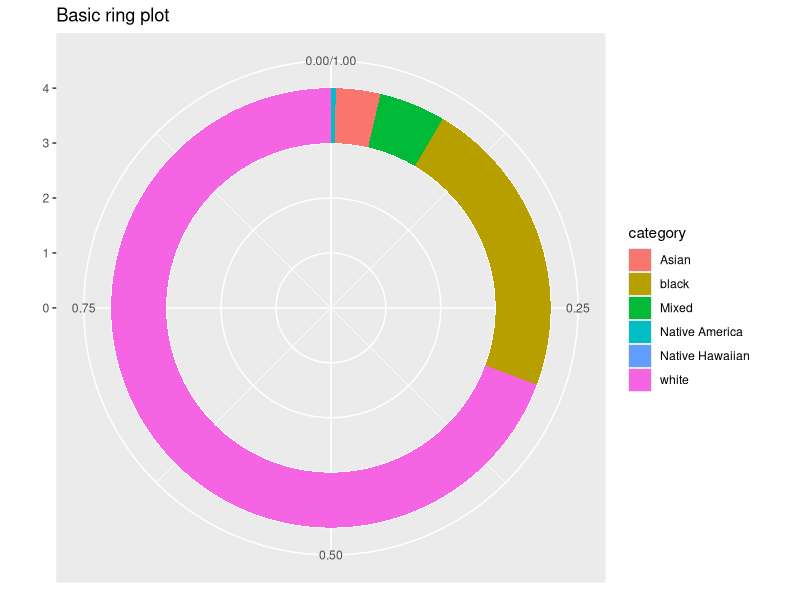
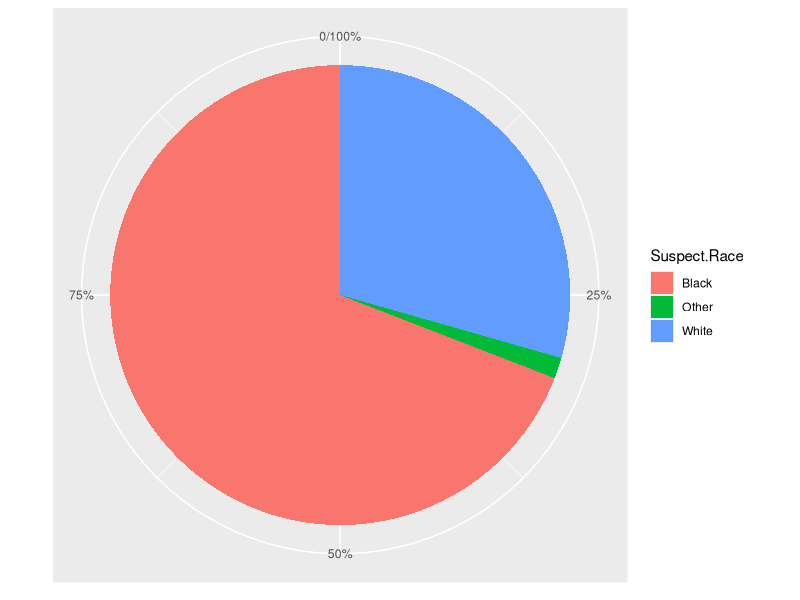
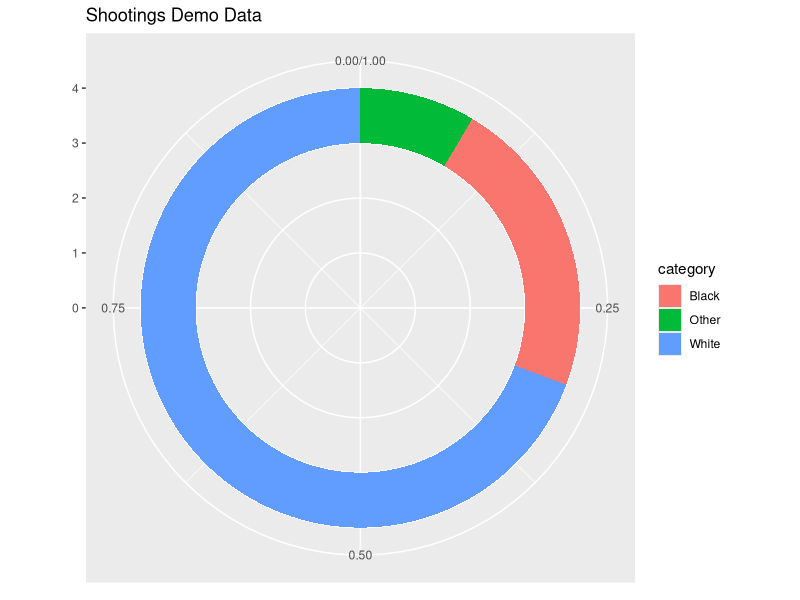
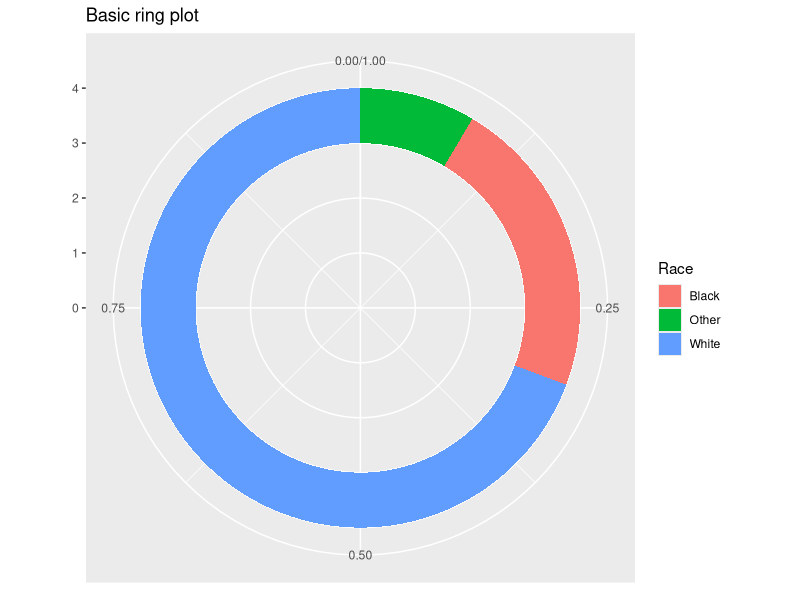
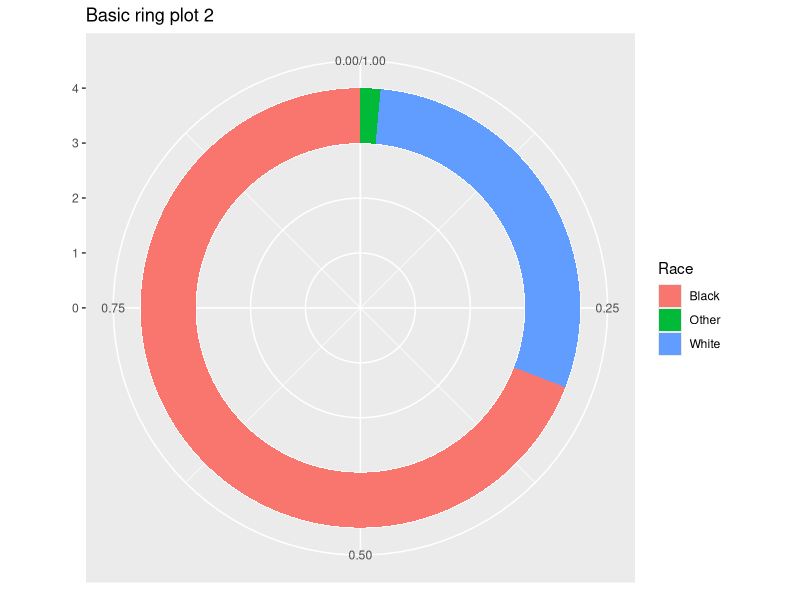
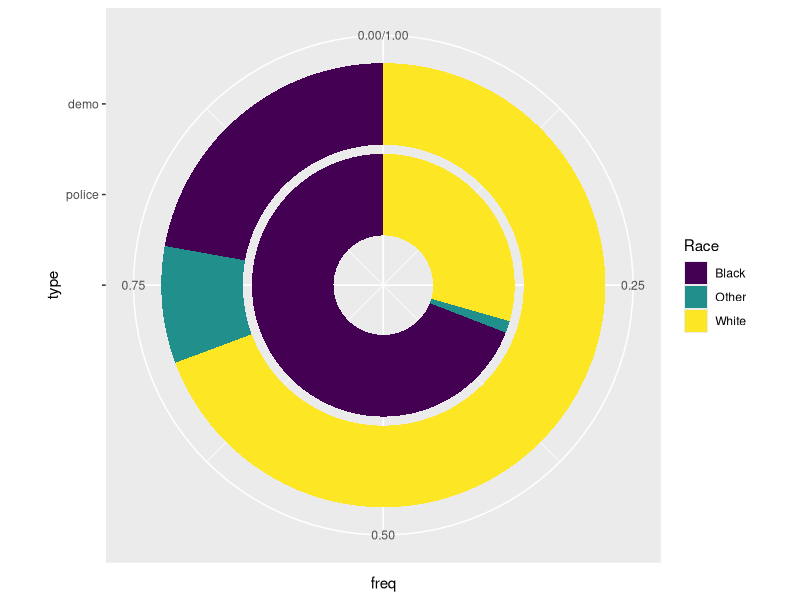

Write the R code that produced these figures, in order.
#libraries
library(ggplot2)
library(here)
library(dplyr)
library(tidyr)
library(tidyverse)

#loading files
DemoData_UOF<-read.csv(file=here('clean data/orlando/Orlando City DemoData UOF.csv'), stringsAsFactors = FALSE)
DemoData_Shootings<-read.csv(file=here('clean data/orlando/Orlando City DemoData Shootings.csv'), stringsAsFactors = FALSE)
Shootings<-read.csv(file=here('clean data/orlando/shooting (cleaned).csv'), stringsAsFactors = FALSE)

#demodata pie chart as practice
Demodata = data.frame(count=c(192770,61670,957,9084,50,13574), category=c("white","black", "Native America","Asian","Native Hawaiian","Mixed"))

  
Demodata$fraction = Demodata$count / sum(Demodata$count)
Demodata = Demodata[order(Demodata$fraction), ]
Demodata$ymax = cumsum(Demodata$fraction)
Demodata$ymin = c(0, head(Demodata$ymax, n=-1))


ggplot(Demodata, aes(fill=category, ymax=ymax, ymin=ymin, xmax=4, xmin=3)) +
  geom_rect() +
  coord_polar(theta="y") +
  xlim(c(0, 4)) +
  labs(title="Basic ring plot")

##Shootings data doughnut chart practice
#separating rows so there is only one offender per row
Shootings_Offenders<- Shootings %>% separate_rows(Suspect.Race, Suspect.Gender, Suspect.Hit, Fatal, sep= ",")


ggplot(data = as.data.frame(na.omit(Shootings_Offenders$Suspect.Race, na.rm = TRUE))) + 
       aes(x = factor(1),fill = factor(na.omit(Shootings_Offenders$Suspect.Race))) + 
  geom_bar(stat = "count") +
 scale_y_continuous(breaks = seq(0,length(na.omit(Shootings_Offenders$Suspect.Race)),length(na.omit(Shootings_Offenders$Suspect.Race))/4), labels = c("0", "25%", "50%", "75%", "100%")) + 
  coord_polar(theta='y') +
  theme(axis.text.y = element_blank(), 
        axis.title.y = element_blank(), 
        axis.ticks.y = element_blank(),
        axis.title.x = element_blank()) +
  labs(fill = "Suspect.Race")

#making a demo doughnut plot for just the races the shootings dataset includes
Demodata_shoot = data.frame(count=c(61670,23665,192770), category=c("Black","Other", "White"))


Demodata_shoot$fraction = Demodata_shoot$count / sum(Demodata_shoot$count)
Demodata_shoot = Demodata_shoot[order(Demodata_shoot$fraction), ]
Demodata_shoot$ymax = cumsum(Demodata_shoot$fraction)
Demodata_shoot$ymin = c(0, head(Demodata_shoot$ymax, n=-1))

ggplot(Demodata_shoot, aes(fill=category, ymax=ymax, ymin=ymin, xmax=4, xmin=3)) +
  geom_rect() +
  coord_polar(theta="y") +
  xlim(c(0, 4)) +
  labs(title="Shootings Demo Data")





##trying to combine the charts/make a double doughnut chart
#making a combined data set
shoot = as.data.frame(table(na.omit(Shootings_Offenders$Suspect.Race)))
demo = data.frame(category=c("Black","Other", "White"), count=c(61670,23665,192770))

combined <- merge(shoot, demo, by.x= "Var1", by.y= "category" )
colnames(combined)[1] <- "Race"
colnames(combined)[2] <- "police_freq"
colnames(combined)[3] <- "demo_freq"

# doughnut chart w demo data/ proof of concept
combined$fraction = combined$demo_freq / sum(combined$demo_freq)
combined = combined[order(combined$fraction), ]
combined$ymax = cumsum(combined$fraction)
combined$ymin = c(0, head(combined$ymax, n=-1))

ggplot(combined, aes(fill=Race, ymax=ymax, ymin=ymin, xmax=4, xmin=3)) +
  geom_rect() +
  coord_polar(theta="y") +
  xlim(c(0, 4)) +
  labs(title="Basic ring plot")


## doughnut chart w shoot data/ proof of concept
combined$fraction2 = combined$police_freq / sum(combined$police_freq)
combined = combined[order(combined$fraction2), ]
combined$ymax2 = cumsum(combined$fraction2)
combined$ymin2 = c(0, head(combined$ymax2, n=-1))

ggplot(combined, aes(fill=Race, ymax=ymax2, ymin=ymin2, xmax=4, xmin=3)) +
  geom_rect() +
  coord_polar(theta="y") +
  xlim(c(0, 4)) +
  labs(title="Basic ring plot 2")

  
  
###combined chart
#different combined, frequencies stolen from the combined table, calculated above 
df <- data.frame (
  type = rep(c("demo", "police"), each = 3), 
   Race = rep(c("Black", "White", "Other"), 2),
  freq = c(0.22175078, 0.69315546, 0.08509376, 0.69117647, 0.29411765, 0.01470588)
)

ggplot(df, aes(x = type, y = freq, fill = Race)) +
  geom_col()+
  scale_x_discrete(limits = c(" ", "police","demo")) +
  scale_fill_viridis_d() +
  coord_polar("y")






